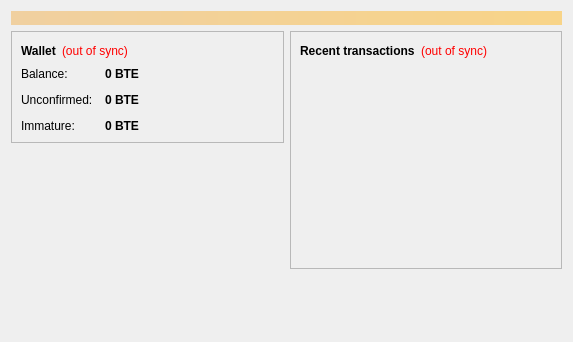
<?xml version="1.0" encoding="UTF-8"?>
<ui version="4.0">
 <class>OverviewPage</class>
 <widget class="QWidget" name="OverviewPage">
  <property name="geometry">
   <rect>
    <x>0</x>
    <y>0</y>
    <width>573</width>
    <height>342</height>
   </rect>
  </property>
  <property name="windowTitle">
   <string>Form</string>
  </property>
  <layout class="QVBoxLayout" name="topLayout">
   <item>
    <widget class="QLabel" name="labelAlerts">
     <property name="visible">
      <bool>false</bool>
     </property>
     <property name="styleSheet">
      <string notr="true">background-color: qlineargradient(x1: 0, y1: 0, x2: 1, y2: 0, stop:0 #F0D0A0, stop:1 #F8D488); color:#000000;</string>
     </property>
     <property name="wordWrap">
      <bool>true</bool>
     </property>
     <property name="margin">
      <number>3</number>
     </property>
    </widget>
   </item>
   <item>
    <layout class="QHBoxLayout" name="horizontalLayout" stretch="1,1">
     <item>
      <layout class="QVBoxLayout" name="verticalLayout_2">
       <item>
        <widget class="QFrame" name="frame">
         <property name="frameShape">
          <enum>QFrame::StyledPanel</enum>
         </property>
         <property name="frameShadow">
          <enum>QFrame::Raised</enum>
         </property>
         <layout class="QVBoxLayout" name="verticalLayout_4">
          <item>
           <layout class="QHBoxLayout" name="horizontalLayout_4">
            <item>
             <widget class="QLabel" name="label_5">
              <property name="font">
               <font>
                <weight>75</weight>
                <bold>true</bold>
               </font>
              </property>
              <property name="text">
               <string>Wallet</string>
              </property>
             </widget>
            </item>
            <item>
             <widget class="QLabel" name="labelWalletStatus">
              <property name="toolTip">
               <string>The displayed information may be out of date. Your wallet automatically synchronizes with the BitcoinEssence network after a connection is established, but this process has not completed yet.</string>
              </property>
              <property name="styleSheet">
               <string notr="true">QLabel { color: red; }</string>
              </property>
              <property name="text">
               <string notr="true">(out of sync)</string>
              </property>
              <property name="alignment">
               <set>Qt::AlignLeading|Qt::AlignLeft|Qt::AlignVCenter</set>
              </property>
             </widget>
            </item>
            <item>
             <spacer name="horizontalSpacer_2">
              <property name="orientation">
               <enum>Qt::Horizontal</enum>
              </property>
              <property name="sizeHint" stdset="0">
               <size>
                <width>40</width>
                <height>20</height>
               </size>
              </property>
             </spacer>
            </item>
           </layout>
          </item>
          <item>
           <layout class="QFormLayout" name="formLayout_2">
            <property name="fieldGrowthPolicy">
             <enum>QFormLayout::AllNonFixedFieldsGrow</enum>
            </property>
            <property name="horizontalSpacing">
             <number>12</number>
            </property>
            <property name="verticalSpacing">
             <number>12</number>
            </property>
            <item row="0" column="0">
             <widget class="QLabel" name="label">
              <property name="text">
               <string>Balance:</string>
              </property>
             </widget>
            </item>
            <item row="0" column="1">
             <widget class="QLabel" name="labelBalance">
              <property name="font">
               <font>
                <weight>75</weight>
                <bold>true</bold>
               </font>
              </property>
              <property name="cursor">
               <cursorShape>IBeamCursor</cursorShape>
              </property>
              <property name="toolTip">
               <string>Your current balance</string>
              </property>
              <property name="text">
               <string notr="true">0 BTE</string>
              </property>
              <property name="textInteractionFlags">
               <set>Qt::LinksAccessibleByMouse|Qt::TextSelectableByKeyboard|Qt::TextSelectableByMouse</set>
              </property>
             </widget>
            </item>
            <item row="1" column="0">
             <widget class="QLabel" name="label_3">
              <property name="text">
               <string>Unconfirmed:</string>
              </property>
             </widget>
            </item>
            <item row="1" column="1">
             <widget class="QLabel" name="labelUnconfirmed">
              <property name="font">
               <font>
                <weight>75</weight>
                <bold>true</bold>
               </font>
              </property>
              <property name="cursor">
               <cursorShape>IBeamCursor</cursorShape>
              </property>
              <property name="toolTip">
               <string>Total of transactions that have yet to be confirmed, and do not yet count toward the current balance</string>
              </property>
              <property name="text">
               <string notr="true">0 BTE</string>
              </property>
              <property name="textInteractionFlags">
               <set>Qt::LinksAccessibleByMouse|Qt::TextSelectableByKeyboard|Qt::TextSelectableByMouse</set>
              </property>
             </widget>
            </item>
            <item row="2" column="0">
             <widget class="QLabel" name="labelImmatureText">
              <property name="text">
               <string>Immature:</string>
              </property>
             </widget>
            </item>
            <item row="2" column="1">
             <widget class="QLabel" name="labelImmature">
              <property name="font">
               <font>
                <weight>75</weight>
                <bold>true</bold>
               </font>
              </property>
              <property name="toolTip">
               <string>Mined balance that has not yet matured</string>
              </property>
              <property name="text">
               <string notr="true">0 BTE</string>
              </property>
              <property name="textInteractionFlags">
               <set>Qt::LinksAccessibleByMouse|Qt::TextSelectableByKeyboard|Qt::TextSelectableByMouse</set>
              </property>
             </widget>
            </item>
           </layout>
          </item>
         </layout>
        </widget>
       </item>
       <item>
        <spacer name="verticalSpacer">
         <property name="orientation">
          <enum>Qt::Vertical</enum>
         </property>
         <property name="sizeHint" stdset="0">
          <size>
           <width>20</width>
           <height>40</height>
          </size>
         </property>
        </spacer>
       </item>
      </layout>
     </item>
     <item>
      <layout class="QVBoxLayout" name="verticalLayout_3">
       <item>
        <widget class="QFrame" name="frame_2">
         <property name="frameShape">
          <enum>QFrame::StyledPanel</enum>
         </property>
         <property name="frameShadow">
          <enum>QFrame::Raised</enum>
         </property>
         <layout class="QVBoxLayout" name="verticalLayout">
          <item>
           <layout class="QHBoxLayout" name="horizontalLayout_2">
            <item>
             <widget class="QLabel" name="label_4">
              <property name="text">
               <string>&lt;b&gt;Recent transactions&lt;/b&gt;</string>
              </property>
             </widget>
            </item>
            <item>
             <widget class="QLabel" name="labelTransactionsStatus">
              <property name="toolTip">
               <string>The displayed information may be out of date. Your wallet automatically synchronizes with the BitcoinEssence network after a connection is established, but this process has not completed yet.</string>
              </property>
              <property name="styleSheet">
               <string notr="true">QLabel { color: red; }</string>
              </property>
              <property name="text">
               <string notr="true">(out of sync)</string>
              </property>
              <property name="alignment">
               <set>Qt::AlignRight|Qt::AlignTrailing|Qt::AlignVCenter</set>
              </property>
             </widget>
            </item>
            <item>
             <spacer name="horizontalSpacer">
              <property name="orientation">
               <enum>Qt::Horizontal</enum>
              </property>
              <property name="sizeHint" stdset="0">
               <size>
                <width>40</width>
                <height>20</height>
               </size>
              </property>
             </spacer>
            </item>
           </layout>
          </item>
          <item>
           <widget class="QListView" name="listTransactions">
            <property name="styleSheet">
             <string notr="true">QListView { background: transparent; }</string>
            </property>
            <property name="frameShape">
             <enum>QFrame::NoFrame</enum>
            </property>
            <property name="verticalScrollBarPolicy">
             <enum>Qt::ScrollBarAlwaysOff</enum>
            </property>
            <property name="horizontalScrollBarPolicy">
             <enum>Qt::ScrollBarAlwaysOff</enum>
            </property>
            <property name="selectionMode">
             <enum>QAbstractItemView::NoSelection</enum>
            </property>
           </widget>
          </item>
         </layout>
        </widget>
       </item>
       <item>
        <spacer name="verticalSpacer_2">
         <property name="orientation">
          <enum>Qt::Vertical</enum>
         </property>
         <property name="sizeHint" stdset="0">
          <size>
           <width>20</width>
           <height>40</height>
          </size>
         </property>
        </spacer>
       </item>
      </layout>
     </item>
    </layout>
   </item>
  </layout>
 </widget>
 <resources/>
 <connections/>
</ui>
